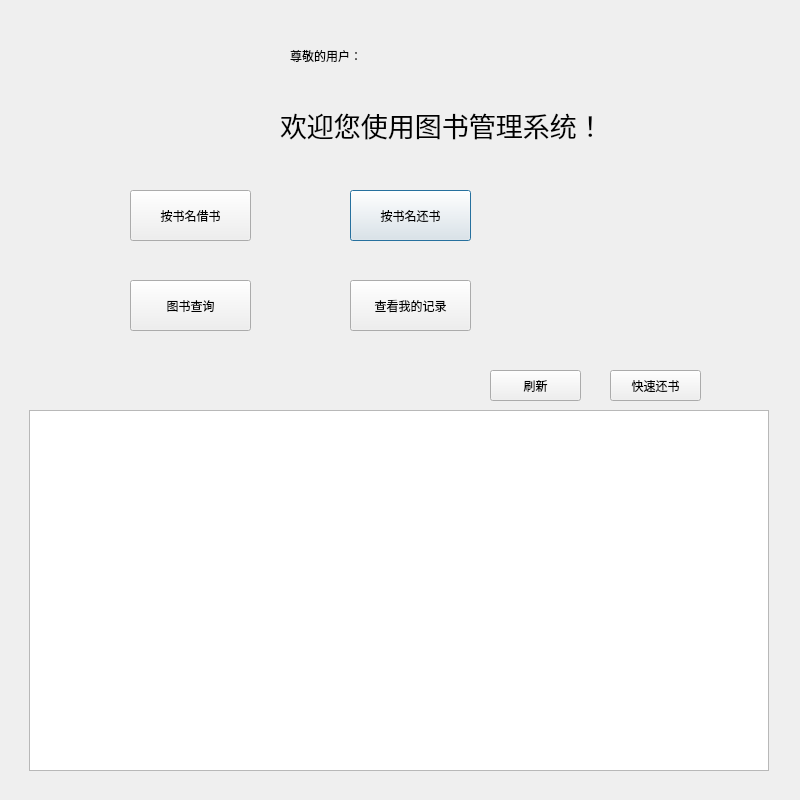
<?xml version="1.0" encoding="UTF-8"?>
<ui version="4.0">
 <class>Accountuser</class>
 <widget class="QDialog" name="Accountuser">
  <property name="geometry">
   <rect>
    <x>0</x>
    <y>0</y>
    <width>800</width>
    <height>800</height>
   </rect>
  </property>
  <property name="windowTitle">
   <string>用户界面</string>
  </property>
  <property name="windowIcon">
   <iconset>
    <normaloff>pokemon2.jpg</normaloff>pokemon2.jpg</iconset>
  </property>
  <widget class="QLabel" name="label">
   <property name="geometry">
    <rect>
     <x>280</x>
     <y>50</y>
     <width>451</width>
     <height>151</height>
    </rect>
   </property>
   <property name="styleSheet">
    <string notr="true">font: 75 14pt &quot;Microsoft YaHei UI&quot;;</string>
   </property>
   <property name="text">
    <string>&lt;html&gt;&lt;head/&gt;&lt;body&gt;&lt;p&gt;&lt;span style=&quot; font-size:20pt;&quot;&gt;欢迎您使用图书管理系统！&lt;/span&gt;&lt;/p&gt;&lt;/body&gt;&lt;/html&gt;</string>
   </property>
  </widget>
  <widget class="QLabel" name="label_2">
   <property name="geometry">
    <rect>
     <x>290</x>
     <y>20</y>
     <width>171</width>
     <height>71</height>
    </rect>
   </property>
   <property name="styleSheet">
    <string notr="true">font: 75 14pt &quot;Microsoft YaHei UI&quot;;</string>
   </property>
   <property name="text">
    <string>尊敬的用户：</string>
   </property>
  </widget>
  <widget class="QLabel" name="label_3">
   <property name="geometry">
    <rect>
     <x>450</x>
     <y>20</y>
     <width>301</width>
     <height>71</height>
    </rect>
   </property>
   <property name="styleSheet">
    <string notr="true">font: 75 14pt &quot;Microsoft YaHei UI&quot;;</string>
   </property>
   <property name="text">
    <string/>
   </property>
  </widget>
  <widget class="QPushButton" name="pushButton">
   <property name="geometry">
    <rect>
     <x>350</x>
     <y>190</y>
     <width>121</width>
     <height>51</height>
    </rect>
   </property>
   <property name="text">
    <string>按书名还书</string>
   </property>
  </widget>
  <widget class="QPushButton" name="pushButton_2">
   <property name="geometry">
    <rect>
     <x>130</x>
     <y>190</y>
     <width>121</width>
     <height>51</height>
    </rect>
   </property>
   <property name="text">
    <string>按书名借书</string>
   </property>
  </widget>
  <widget class="QPushButton" name="pushButton_8">
   <property name="geometry">
    <rect>
     <x>350</x>
     <y>280</y>
     <width>121</width>
     <height>51</height>
    </rect>
   </property>
   <property name="text">
    <string>查看我的记录</string>
   </property>
  </widget>
  <widget class="QPushButton" name="pushButton_9">
   <property name="geometry">
    <rect>
     <x>130</x>
     <y>280</y>
     <width>121</width>
     <height>51</height>
    </rect>
   </property>
   <property name="text">
    <string>图书查询</string>
   </property>
  </widget>
  <widget class="QLabel" name="label_4">
   <property name="geometry">
    <rect>
     <x>510</x>
     <y>180</y>
     <width>201</width>
     <height>171</height>
    </rect>
   </property>
   <property name="styleSheet">
    <string notr="true">image: url(C:/Users/jiang/Desktop/code/pokemon1.jpg)</string>
   </property>
   <property name="text">
    <string/>
   </property>
  </widget>
  <widget class="QLabel" name="label_5">
   <property name="geometry">
    <rect>
     <x>50</x>
     <y>20</y>
     <width>200</width>
     <height>140</height>
    </rect>
   </property>
   <property name="styleSheet">
    <string notr="true">image: url(C:/Users/jiang/Desktop/code/pokemon2.jpg)</string>
   </property>
   <property name="text">
    <string/>
   </property>
  </widget>
  <widget class="QLabel" name="label_6">
   <property name="geometry">
    <rect>
     <x>70</x>
     <y>190</y>
     <width>51</width>
     <height>51</height>
    </rect>
   </property>
   <property name="styleSheet">
    <string notr="true">image: url(C:/Users/jiang/Desktop/code/borrow.jpg)</string>
   </property>
   <property name="text">
    <string/>
   </property>
  </widget>
  <widget class="QLabel" name="label_7">
   <property name="geometry">
    <rect>
     <x>290</x>
     <y>190</y>
     <width>51</width>
     <height>51</height>
    </rect>
   </property>
   <property name="styleSheet">
    <string notr="true">image: url(C:/Users/jiang/Desktop/code/return.jpg)</string>
   </property>
   <property name="text">
    <string/>
   </property>
  </widget>
  <widget class="QLabel" name="label_8">
   <property name="geometry">
    <rect>
     <x>70</x>
     <y>280</y>
     <width>51</width>
     <height>51</height>
    </rect>
   </property>
   <property name="styleSheet">
    <string notr="true">image: url(C:/Users/jiang/Desktop/code/find.jpg)</string>
   </property>
   <property name="text">
    <string/>
   </property>
  </widget>
  <widget class="QLabel" name="label_9">
   <property name="geometry">
    <rect>
     <x>290</x>
     <y>280</y>
     <width>51</width>
     <height>51</height>
    </rect>
   </property>
   <property name="styleSheet">
    <string notr="true">image: url(C:/Users/jiang/Desktop/code/record.jpg)</string>
   </property>
   <property name="text">
    <string/>
   </property>
  </widget>
  <widget class="QTableWidget" name="tableWidget">
   <property name="geometry">
    <rect>
     <x>29</x>
     <y>410</y>
     <width>740</width>
     <height>361</height>
    </rect>
   </property>
  </widget>
  <widget class="QPushButton" name="pushButton_3">
   <property name="geometry">
    <rect>
     <x>610</x>
     <y>370</y>
     <width>91</width>
     <height>31</height>
    </rect>
   </property>
   <property name="text">
    <string>快速还书</string>
   </property>
  </widget>
  <widget class="QPushButton" name="pushButton_4">
   <property name="geometry">
    <rect>
     <x>490</x>
     <y>370</y>
     <width>91</width>
     <height>31</height>
    </rect>
   </property>
   <property name="text">
    <string>刷新</string>
   </property>
  </widget>
  <zorder>label_2</zorder>
  <zorder>label_3</zorder>
  <zorder>pushButton</zorder>
  <zorder>pushButton_2</zorder>
  <zorder>pushButton_8</zorder>
  <zorder>pushButton_9</zorder>
  <zorder>label_4</zorder>
  <zorder>label_5</zorder>
  <zorder>label_6</zorder>
  <zorder>label_7</zorder>
  <zorder>label_8</zorder>
  <zorder>label_9</zorder>
  <zorder>label</zorder>
  <zorder>tableWidget</zorder>
  <zorder>pushButton_3</zorder>
  <zorder>pushButton_4</zorder>
 </widget>
 <resources/>
 <connections/>
</ui>
